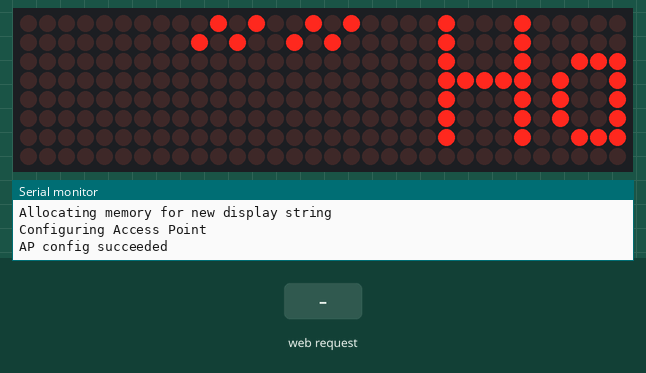
Recording of a sketch running on a simulated ESP32. Shown: 32×8 LED matrix, the last lines printed to the serial monitor. Inputs (shaded band) come from the test bench.

Above: at 1.2 s.
1.3 s: HTTP request GET /?display=1&effect=1&speed=1 received
At 3.7 s:
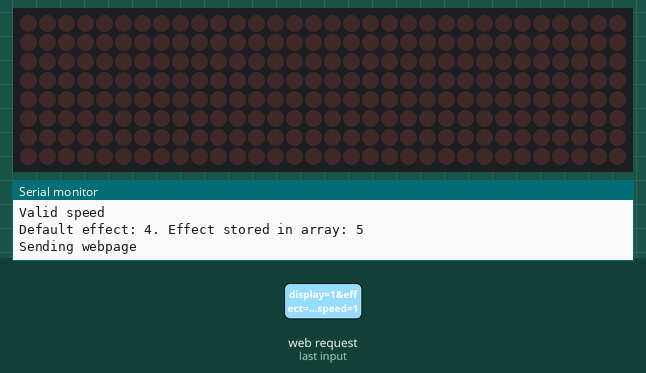
4.3 s: HTTP request GET /?effect=120 received
At 4.47 s:
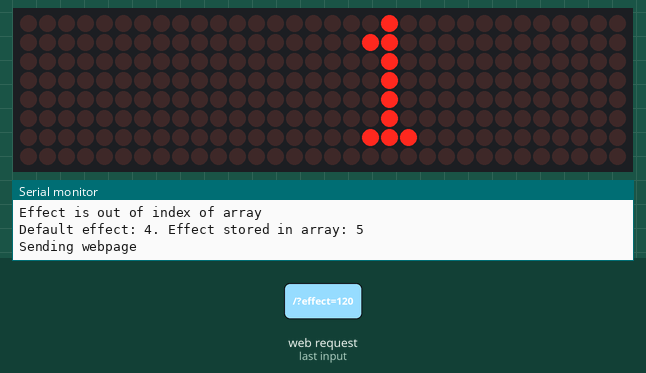
5.8 s: HTTP request GET /?speed=0 received
At 5.97 s:
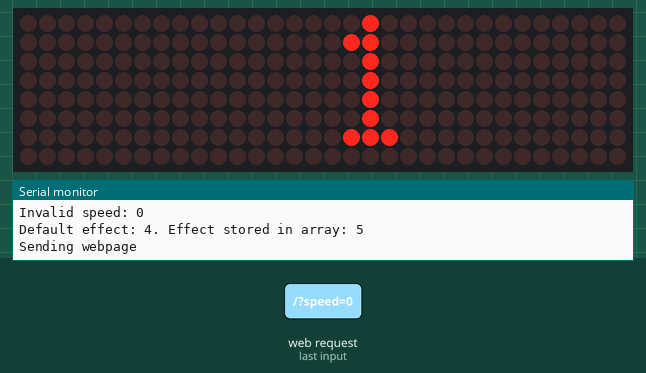
Timing chart, 0 to 8.8 s (numbered marks = the images above; inputs shaded):
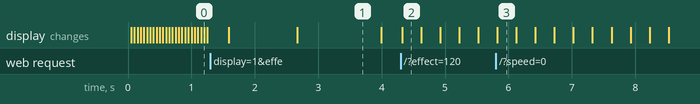

Measured:
- after the input at 1.3 s, the display: first changes after 0.29 s (image 1 shows a later state)
- after the input at 4.3 s, the display: changes at once (image 2)
- what the display in image 1 shows lasts 1.3 s, from 2.7 s to 4.0 s

The sketch:

hackable_sign.ino
```cpp
#include <WiFi.h>
#include <WebServer.h>
#include <MD_Parola.h>
#include <MD_MAX72xx.h>
#include <SPI.h>
#include "config.h"

#define HARDWARE_TYPE MD_MAX72XX::FC16_HW
#define MAX_DEVICES 4
#define CS_PIN 5

//clk connectes to pin 18
//din connects to pin 23

/*
    TODO:
    Check for memory leaks
    Add functions to change scroll speed
*/

MD_Parola display = MD_Parola(HARDWARE_TYPE, CS_PIN, MAX_DEVICES);

//set wifi ssid and password
static const char *ssid = "ESP32 Access Point";
static const char *http_username = "admin";
static const char *http_password = "1337";
const char *default_text = "~~ Hack The Planet!!!!";
const int default_speed = 50;
char *displayed_text = NULL;

//Configure networking
IPAddress local_ip(192,168,4,1);
IPAddress gateway(192,168,4,1);
IPAddress subnet(255,255,255,0);

//Configure server to run on port 80, the default port for http
WebServer server(80);
int curTime = millis();
EspClass esp; //For testing. Will probably delete later

void serve_page() {
    server.send(200, "text/html", code);
}

//used for testing
void check_heap() {
    Serial.print("Heap size: ");
    Serial.println(esp.getHeapSize());
    Serial.print("Free heap: ");
    Serial.println(esp.getFreeHeap());
    Serial.println();
}


char* update_display(String str) {
    char *newStr;
    display.displayClear(); // Clear the display

    int strLen = str.length()+1; //add 1 to include string null terminator
    newStr = (char*)malloc(strLen); //allocate needed memory for string
    Serial.println("Allocating memory for new display string");
    memcpy(newStr, str.c_str(), strLen); //copy string into allocated memory

    //display.displayScroll(newStr, PA_RIGHT, EFFECTS[lastEffect], 50); //update display
    return newStr;
}


int update_effect(String effect) {
    int effectNum = effect.toInt();

    if(effectNum <= MAX_EFFECT) {
        return effectNum;
    }

    Serial.println("Effect is out of index of array");
    return 17;
}


int check_speed(String speed) {
    int s;
    if(s = speed.toInt()) {
        Serial.println("Valid speed");
        return s;
    }
    Serial.printf("Invalid speed: %i\n", speed.toInt());

    return -1;
}


void handle_connect() {
    //set to null to signify that memory has not been allocated
    //static keyword means this will keep its value while out of scope
    //this allows memory to be freed in later calls of this function
    //static char *displayed_text = NULL;
    static int lastEffect = 16; //default scroll left effect
    static int speed = default_speed;
    Serial.println("Handle connect called");

    if(!server.authenticate(http_username, http_password)) { //make sure user has logged in with username and password
        return server.requestAuthentication();
    }
    if(server.args() > 0) {
        if(server.arg("display").length() > 0) { //Check if text has been changed
            if(displayed_text != NULL) { //make sure memory is allocated before attempting to free
                Serial.println("Freeing space of previous display string");
                free(displayed_text); //free memory before allocating more
                displayed_text = NULL;
                //check_heap();
            }
            displayed_text = update_display(server.arg("display"));
            //Serial.print("String recieved: ");
            //Serial.println(server)
            //check_heap();
        }

        if(server.arg("effect") != "") { //check if effect has been changed
            lastEffect = update_effect(server.arg("effect"));
        }

        if(server.arg("speed").length() > 0) { //check if speed has been changed
            Serial.println("Speed change requested");
            int s = check_speed(server.arg("speed"));
            if(s >= 0) {
                speed = s;
            }
        }

        if(displayed_text != NULL) {
            display.displayScroll(displayed_text, PA_RIGHT, EFFECTS[lastEffect], speed); //update display
        }
        else {
            display.displayScroll(default_text, PA_RIGHT, EFFECTS[lastEffect], default_speed); //update display
        }

    }

    Serial.printf("Default effect: %i. Effect stored in array: %i\n", PA_SCROLL_LEFT, EFFECTS[17]);
    Serial.println("Sending webpage");
    serve_page();
}


void setup() {
    Serial.begin(115200); //Init serial connection so we can read output in terminal

    displayed_text = update_display(default_text);
    display.begin();
    display.setIntensity(10); // Change brightness from 0 to 15
    display.displayClear();
    display.displayScroll(displayed_text, PA_RIGHT, PA_SCROLL_LEFT, default_speed);

    Serial.println("Configuring Access Point");
    WiFi.mode(WIFI_AP); //Configure ESP to be an access point rather than a client
    WiFi.softAP(ssid); //Configure ssid and password of the acces point
    if(WiFi.softAPConfig(local_ip, gateway, subnet)) { //verify ap config succeeded
        Serial.println("AP config succeeded");
    }

    //void (*connectPtr)(char*) = &handle_connect;

    server.on("/", handle_connect); //Run this when a client connects

    server.begin(); //Start access point
}


void loop() {
  server.handleClient();

  if(display.displayAnimate()) {
    display.displayReset();
  }
}
```

config.h
```cpp
const int MAX_EFFECT = 30; //keep track of the amount of possible effects

//html that is displayed on webpage
static const char *code =
    "<style>"
        "body, input, select {"
        "    font-family: 'Courier New', monospace;"
        "}"
    "</style>"
    "<!DOCTYPE html>"
    "<html>"
    "<head><title>CONTROL DISPLAY</title></head>"
    "<body>"
      "<div>"
        "<form action='/' method='post'>"
            "<p>New Text: </p>"
            "<input type='text' name='display' placeholder='What would you like to tell the world?' style='width:300px'>"
            "<br>"
            "<p>Set Speed: </p>"
            "<input type='text' name='speed' placeholder='50' style='width:50px'>"
            "<br>"
            "<br>"
            "<select name='effect'>"
                "<option value=''>-- Select an effect --</option>"
                "<option value='0'>PA_NO_EFFECT</option>"
                "<option value='1'>PA_PRINT</option>"
                "<option value='2'>PA_SLICE</option>"
                "<option value='3'>PA_WIPE</option>"
                "<option value='4'>PA_MESH</option>"
                "<option value='5'>PA_FADE</option>"
                "<option value='6'>PA_RANDOM</option>"
                "<option value='7'>PA_WIPE_CURSOR</option>"
                "<option value='8'>PA_OPENING</option>"
                "<option value='9'>PA_OPENING_CURSOR</option>"
                "<option value='10'>PA_CLOSING</option>"
                "<option value='11'>PA_CLOSING_CURSOR</option>"
                "<option value='12'>PA_BLINDS</option>"
                "<option value='13'>PA_DISSOLVE</option>"
                "<option value='14'>PA_SCROLL_UP</option>"
                "<option value='15'>PA_SCROLL_DOWN</option>"
                "<option value='16'>PA_SCROLL_LEFT</option>"
                "<option value='17'>PA_SCROLL_RIGHT</option>"
                "<option value='18'>PA_SCROLL_UP_LEFT</option>"
                "<option value='19'>PA_SCROLL_UP_RIGHT</option>"
                "<option value='20'>PA_SCROLL_DOWN_LEFT</option>"
                "<option value='21'>PA_SCROLL_DOWN_RIGHT</option>"
                "<option value='22'>PA_SCAN_HORIZ</option>"
                "<option value='23'>PA_SCAN_HORIZX</option>"
                "<option value='24'>PA_SCAN_VERT</option>"
                "<option value='25'>PA_SCAN_VERTX</option>"
                "<option value='26'>PA_GROW_UP</option>"
                "<option value='27'>PA_GROW_DOWN</option>"
                "<option value='28'>PA_SCAN_HORIZ</option>"
                "<option value='29'>PA_SCAN_VERT</option>"
                "<option value='30'>PA_SPRITE</option>"
            "</select>"
            "<br>"
            "<input type='submit' value='Change'>"
        "</form>"
      "</div>"
    "</body>"
    "</html>";

static textEffect_t EFFECTS[] = {
    PA_NO_EFFECT,
    PA_PRINT,
    PA_SLICE,
    PA_WIPE,
    PA_MESH,
    PA_FADE,
    PA_RANDOM,
    PA_WIPE_CURSOR,
    PA_OPENING,
    PA_OPENING_CURSOR,
    PA_CLOSING,
    PA_CLOSING_CURSOR,
    PA_BLINDS,
    PA_DISSOLVE,
    PA_SCROLL_UP,
    PA_SCROLL_DOWN,
    PA_SCROLL_LEFT,
    PA_SCROLL_RIGHT,
    PA_SCROLL_UP_LEFT,
    PA_SCROLL_UP_RIGHT,
    PA_SCROLL_DOWN_LEFT,
    PA_SCROLL_DOWN_RIGHT,
    PA_SCAN_HORIZ,
    PA_SCAN_HORIZX,
    PA_SCAN_VERT,
    PA_SCAN_VERTX,
    PA_GROW_UP,
    PA_GROW_DOWN,
    PA_SCAN_HORIZ,
    PA_SCAN_VERT,
    PA_SPRITE
};
```
